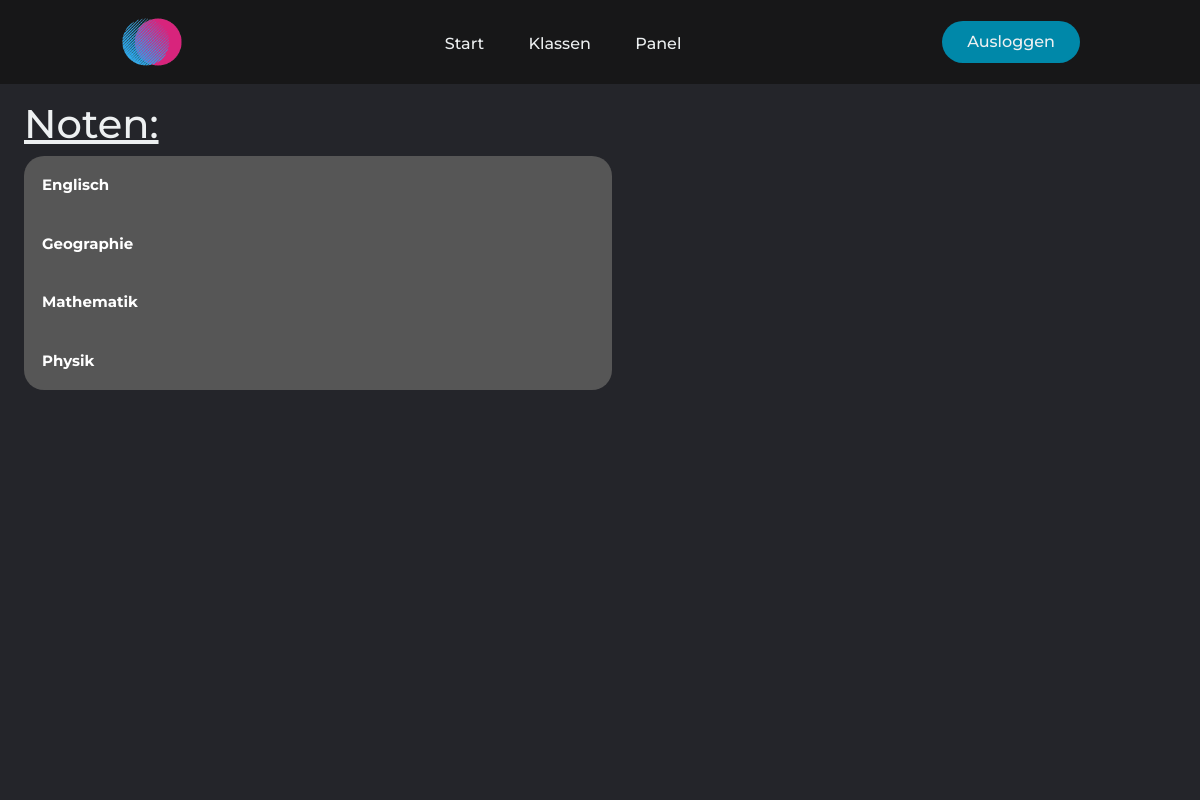
The page /noten (signed in) on the database as committed earlier.
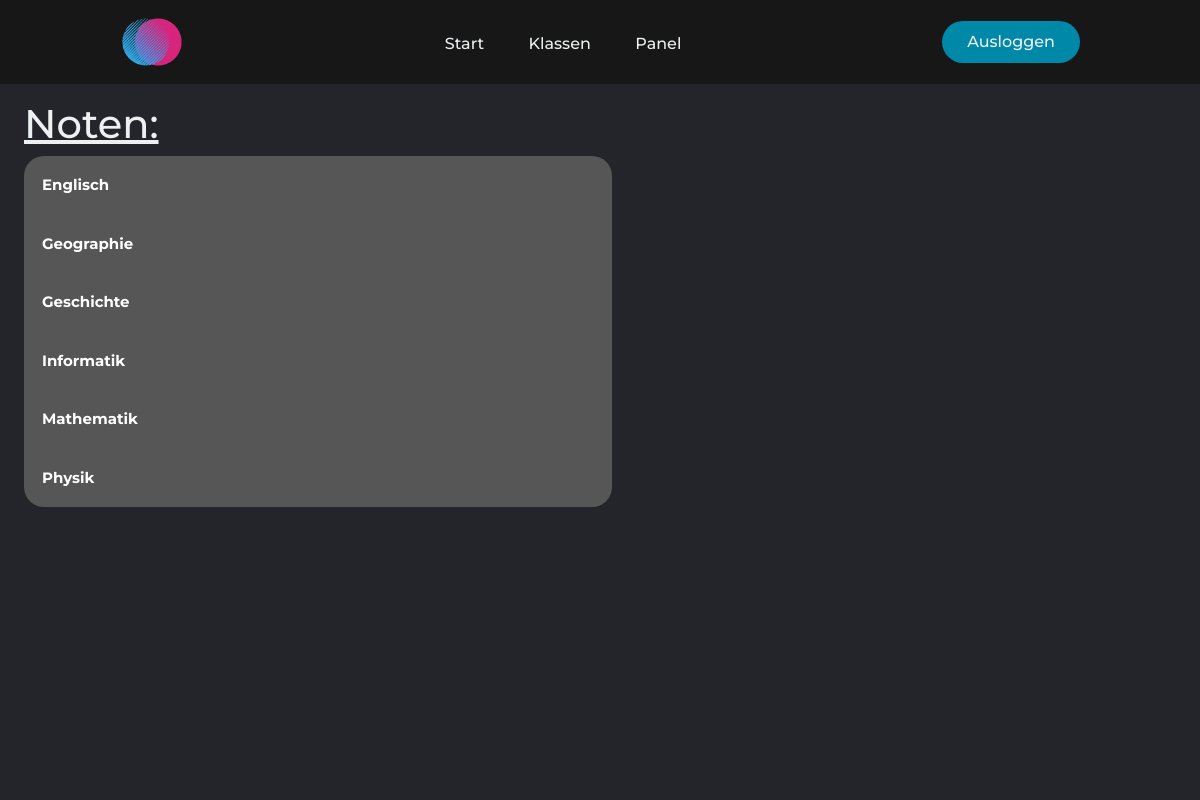
The same page on the database as committed later.
### mainApp/models.py (models this page shows, shortened)
class Subject(models.Model):
    teacher = models.ForeignKey(Person, on_delete=models.CASCADE)
    name = models.CharField(max_length=20)
    @staticmethod
    def get_subjects():
        return Subject.objects.order_by('name').values_list('name', flat=True).distinct()  # flat = True turns Tuple into flat list

### mainApp/views.py (the view)
# urls.py: path('noten', views.noten, name='noten'),
def noten(request):
    if request.user.is_authenticated:  # if user is logged in
        subject_list = Subject.get_subjects()
        grades = Grade.get_grades(student=request.user.id, subjects=subject_list)
        grades_sum_dict = Grade.get_avg_subject(grades=grades)
        return render(request, 'noten.html', {'grades_dict': grades, 'grades_sum_dict': grades_sum_dict})
    else:  # else redirect to login page
        return redirect('loginForm:login')

### mainApp/models.py (called while the page is built, shortened)
    def is_student(self):
        return self.groups.filter(name='Student').exists()

    def is_teacher(self):
        return self.groups.filter(name='Teacher').exists()

    @staticmethod
    def get_grades(student, subjects):
        grades_dict_complete = {}
        for subject in subjects:
            grades_object_list = Grade.objects.filter(student=student, test__thema__subject__name=subject)
            grade_dict_list = []
            grades_dict_complete[subject] = grade_dict_list
        return grades_dict_complete

    @staticmethod
    def get_avg_subject(grades):
        grades_sum_dict = {}
        for subject, subject_grades in grades.items():
            if len(subject_grades) != 0:  # if there are grades in this subject
                weights = [grade['Gewichtung'] for grade in subject_grades]
                weighted_sum = 0
                for i, grade in enumerate(subject_grades):
                    weighted_sum += grade['Note'] * weights[i]
                grades_sum_dict[subject] = round(weighted_sum / sum(weights), 1)
        return grades_sum_dict

### mainApp/templatetags/main_extra.py (called while the page is built)
@register.filter
def get_item(dictionary, key):
    return dictionary.get(key)

### mainApp/templates/noten.html (shortened to what this page needs)
{% extends 'layout.html' %}
{% load main_extra %}
{% block body %}
    <main>
        <div class="personal-info">
            <h1>
                <u>Noten:</u> {% if user.id|get_average_all != None %}({{ user.id|get_average_all }}){% endif %}
            </h1>
            {% if grades_dict %}
                {% for subject, grades in grades_dict.items %}
                    <button class="{{ grades_dict.keys|get_class_button:subject }}" type="button" onclick="collapse_show_button(this)">
                        <strong>{{ subject }}</strong> {% if grades_sum_dict|get_item:subject != None %}<div class="noten-avg items-align-right round-border">({{ grades_sum_dict|get_item:subject }})</div>{% endif %}
                    </button>
                {% endfor %}
                {% else %}
                <p>Noch keine Fächer eingetragen!</p>
            {% endif %}
        </div>
    </main>
{% endblock %}

Rows that differ between the two databases and show on the page:
added Subject: name "Geschichte"
added Subject: name "Informatik"
